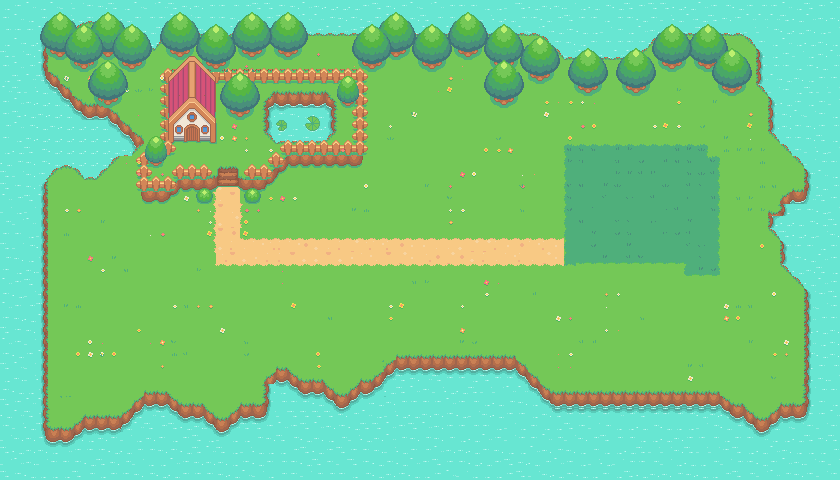

A 2D game scene composited from a Tiled map and its tileset images. What follows is a short description and the map's XML, with each tile layer's data collapsed to a summary:
An orthogonal 70x40 tile map with 12x12 px tiles, 20 tile layers (Water, Island2, Island, Paths, ...), 3 hidden layers not drawn, 2 tilesets.

<map version="1.10" tiledversion="1.10.2" orientation="orthogonal" renderorder="right-down" width="70" height="40" tilewidth="12" tileheight="12" infinite="0" nextlayerid="25" nextobjectid="1">
 <editorsettings>
  <export target="Map.tmj" format="json" />
 </editorsettings>
 <tileset firstgid="1" source="Project1_Game.tsx" />
 <tileset firstgid="1025" source="collisionTileset.tsx" />
 <layer id="1" name="Water" width="70" height="40">
  <data>[2800 cells, 2800 non-empty, 9 distinct tile ids]</data>
 </layer>
 <layer id="21" name="Island2" width="70" height="40">
  <data>[2800 cells, 1 non-empty, 1 distinct tile ids]</data>
 </layer>
 <layer id="2" name="Island" width="70" height="40">
  <data>[2800 cells, 2137 non-empty, 115 distinct tile ids]</data>
 </layer>
 <layer id="13" name="Paths" width="70" height="40">
  <data>[2800 cells, 155 non-empty, 20 distinct tile ids]</data>
 </layer>
 <layer id="3" name="Plateau" width="70" height="40">
  <data>[2800 cells, 115 non-empty, 53 distinct tile ids]</data>
 </layer>
 <layer id="4" name="Fence" width="70" height="40">
  <data>[2800 cells, 88 non-empty, 12 distinct tile ids]</data>
 </layer>
 <layer id="5" name="House" width="70" height="40">
  <data>[2800 cells, 48 non-empty, 41 distinct tile ids]</data>
 </layer>
 <layer id="14" name="Flowers" width="70" height="40">
  <data>[2800 cells, 131 non-empty, 18 distinct tile ids]</data>
 </layer>
 <layer id="8" name="Pond+Water" width="70" height="40">
  <data>[2800 cells, 18 non-empty, 9 distinct tile ids]</data>
 </layer>
 <layer id="7" name="Pond" width="70" height="40">
  <data>[2800 cells, 40 non-empty, 30 distinct tile ids]</data>
 </layer>
 <layer id="9" name="Fence2" width="70" height="40">
  <data>[2800 cells, 26 non-empty, 5 distinct tile ids]</data>
 </layer>
 <layer id="10" name="Fence3" width="70" height="40">
  <data>[2800 cells, 27 non-empty, 7 distinct tile ids]</data>
 </layer>
 <layer id="24" name="Fence4" width="70" height="40">
  <data>[2800 cells, 12 non-empty, 2 distinct tile ids]</data>
 </layer>
 <layer id="6" name="Tree" width="70" height="40">
  <data>[2800 cells, 366 non-empty, 36 distinct tile ids]</data>
 </layer>
 <layer id="12" name="Tree_House" width="70" height="40">
  <data>[2800 cells, 24 non-empty, 24 distinct tile ids]</data>
 </layer>
 <layer id="11" name="Tree2" width="70" height="40">
  <data>[2800 cells, 191 non-empty, 25 distinct tile ids]</data>
 </layer>
 <layer id="23" name="Tree3" width="70" height="40">
  <data>[2800 cells, 4 non-empty, 4 distinct tile ids]</data>
 </layer>
 <layer id="15" name="Grass" width="70" height="40">
  <data>[2800 cells, 197 non-empty, 25 distinct tile ids]</data>
 </layer>
 <layer id="16" name="Grass2" width="70" height="40">
  <data>[2800 cells, 128 non-empty, 25 distinct tile ids]</data>
 </layer>
 <layer id="17" name="Grass3" width="70" height="40">
  <data>[2800 cells, 96 non-empty, 16 distinct tile ids]</data>
 </layer>
 <layer id="19" name="Collisions" width="70" height="40" visible="0">
  <data>[2800 cells, 215 non-empty, 1 distinct tile ids]</data>
 </layer>
 <layer id="20" name="Foreground_Objects" width="70" height="40" visible="0">
  <data>[2800 cells, 26 non-empty, 12 distinct tile ids]</data>
 </layer>
 <layer id="22" name="Tallgrass" width="70" height="40" visible="0" opacity="0.61">
  <data>[2800 cells, 132 non-empty, 1 distinct tile ids]</data>
 </layer>
</map>
